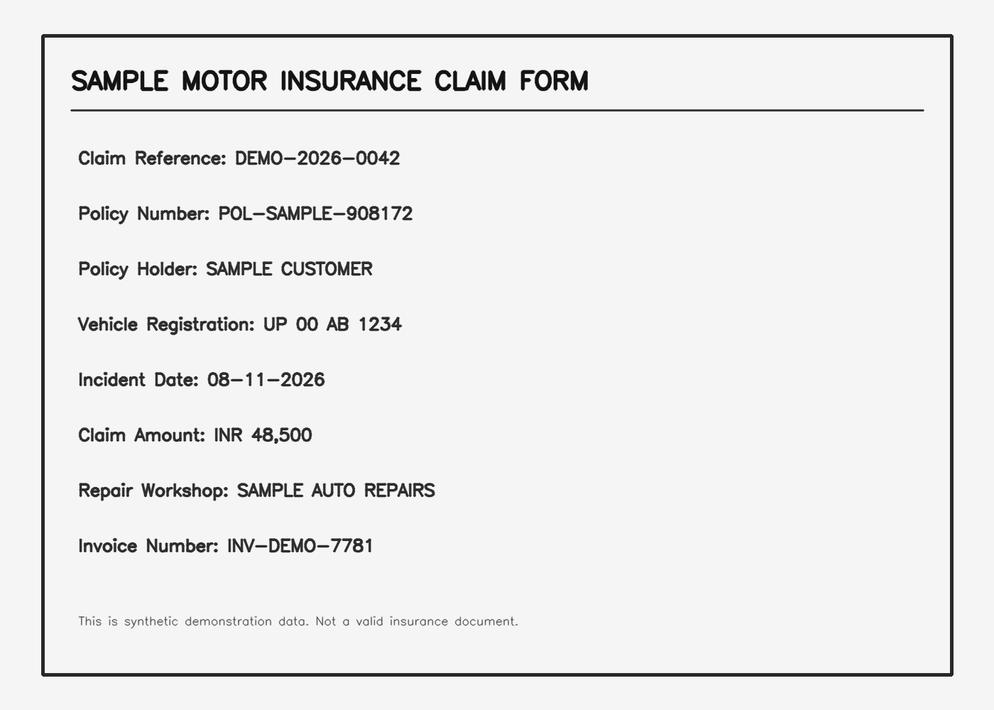
#> input picture dataset/original/sample_synthetic_claim_form.png, 994 x 710 px, shrunk from 1400 x 1000 before the run
$ python -i segmentation.py   (imports and definitions only)
#> lines starting #> are read from the running program, lines starting #| are printed output that depends on the picture; after the words box and inside, x2 and y2 are one past the last pixel; in counts of white or black regions, pixels touching at a corner belong together
"""Phase 4: document region, line, word and character segmentation.

The segmentation functions expect dark text on a light background or a
binary image. Internally, text is normalized to white foreground on black.
"""
from __future__ import annotations

from pathlib import Path
from typing import Any

import cv2
import numpy as np


def _text_foreground(image: np.ndarray) -> np.ndarray:
    if image is None or image.size == 0:
        raise ValueError("image must be a non-empty array")
    if image.ndim == 3:
        image = cv2.cvtColor(image, cv2.COLOR_BGR2GRAY)
    if image.ndim != 2:
        raise ValueError("image must be a 2-D or 3-channel image")
    if image.dtype != np.uint8:
        image = np.clip(image, 0, 255).astype(np.uint8)
    # Binarize then invert: text is white foreground, paper is black.
    _, binary = cv2.threshold(image, 0, 255, cv2.THRESH_BINARY + cv2.THRESH_OTSU)
    return cv2.bitwise_not(binary)


def _remove_page_rules(foreground: np.ndarray) -> np.ndarray:
    """Suppress long table/page rules that otherwise join separate text lines."""
    h, w = foreground.shape
    horizontal_len = max(30, w // 25)
    vertical_len = max(30, h // 25)
    horizontal_kernel = cv2.getStructuringElement(cv2.MORPH_RECT, (horizontal_len, 1))
    vertical_kernel = cv2.getStructuringElement(cv2.MORPH_RECT, (1, vertical_len))
    horizontal_rules = cv2.morphologyEx(foreground, cv2.MORPH_OPEN, horizontal_kernel)
    vertical_rules = cv2.morphologyEx(foreground, cv2.MORPH_OPEN, vertical_kernel)
    rules = cv2.bitwise_or(horizontal_rules, vertical_rules)
    return cv2.subtract(foreground, rules)


def connected_components(
    image: np.ndarray, min_area: int = 3, connectivity: int = 8
) -> list[dict[str, int]]:
    """Return component boxes and areas, filtering tiny specks by min_area."""
    if min_area < 1:
        raise ValueError("min_area must be >= 1")
    if connectivity not in (4, 8):
        raise ValueError("connectivity must be 4 or 8")
    fg = _text_foreground(image)
    count, _, stats, centroids = cv2.connectedComponentsWithStats(
        fg, connectivity=connectivity
    )
    items: list[dict[str, int]] = []
    for label in range(1, count):
        x, y, w, h, area = stats[label]
        if int(area) >= min_area:
            cx, cy = centroids[label]
            items.append({
                "x": int(x), "y": int(y), "width": int(w), "height": int(h),
                "area": int(area), "centroid_x": int(round(cx)),
                "centroid_y": int(round(cy)),
            })
    return sorted(items, key=lambda item: (item["y"], item["x"]))


def find_text_regions(
    image: np.ndarray, min_area: int = 20, min_width: int = 8,
    min_height: int = 5, horizontal_kernel: int = 25, vertical_kernel: int = 1
) -> list[dict[str, int]]:
    """Group nearby character components into approximate text regions/lines."""
    fg = _remove_page_rules(_text_foreground(image))
    if horizontal_kernel < 1 or vertical_kernel < 1:
        raise ValueError("morphology kernel dimensions must be positive")
    kernel = cv2.getStructuringElement(
        cv2.MORPH_RECT, (horizontal_kernel, vertical_kernel)
    )
    joined = cv2.dilate(fg, kernel, iterations=1)
    contours, _ = cv2.findContours(joined, cv2.RETR_EXTERNAL, cv2.CHAIN_APPROX_SIMPLE)
    regions = []
    for contour in contours:
        x, y, w, h = cv2.boundingRect(contour)
        area = int(cv2.countNonZero(fg[y:y+h, x:x+w]))
        if area >= min_area and w >= min_width and h >= min_height:
            regions.append({"x": x, "y": y, "width": w, "height": h, "area": area})
    return sorted(regions, key=lambda item: (item["y"], item["x"]))


def segment_lines(image: np.ndarray, min_line_height: int = 3) -> list[dict[str, Any]]:
    """Segment text lines using horizontal projection profiles."""
    if min_line_height < 1:
        raise ValueError("min_line_height must be >= 1")
    fg = _remove_page_rules(_text_foreground(image))
    projection = np.count_nonzero(fg, axis=1)
    # Ignore thin vertical page borders: a genuine text row contains more
    # foreground pixels than the handful contributed by border remnants.
    active = projection > max(2, int(fg.shape[1] * 0.003))
    lines: list[dict[str, Any]] = []
    start = None
    for idx, is_active in enumerate(active):
        if is_active and start is None:
            start = idx
        elif not is_active and start is not None:
            end = idx
            if end - start >= min_line_height:
                lines.append({
                    "x": 0, "y": int(start), "width": int(fg.shape[1]),
                    "height": int(end-start),
                    "foreground_pixels": int(projection[start:end].sum()),
                })
            start = None
    if start is not None and len(active) - start >= min_line_height:
        end = len(active)
        lines.append({
            "x": 0, "y": int(start), "width": int(fg.shape[1]),
            "height": int(end-start),
            "foreground_pixels": int(projection[start:end].sum()),
        })
    return lines


def segment_words(
    image: np.ndarray, line_boxes: list[dict[str, Any]] | None = None,
    min_gap: int = 5, min_word_width: int = 2
) -> list[dict[str, int]]:
    """Approximate word boxes by vertical projection inside each detected line."""
    if min_gap < 1 or min_word_width < 1:
        raise ValueError("min_gap and min_word_width must be positive")
    fg = _remove_page_rules(_text_foreground(image))
    if line_boxes is None:
        line_boxes = segment_lines(image)
    words: list[dict[str, int]] = []
    for line in line_boxes:
        y, h = int(line["y"]), int(line["height"])
        x0, x1 = max(0, int(line.get("x", 0))), min(fg.shape[1], int(line.get("x", 0)) + int(line.get("width", fg.shape[1])))
        strip = fg[y:y+h, x0:x1]
        if strip.size == 0:
            continue
        projection = np.count_nonzero(strip, axis=0)
        active = projection > 0
        start = None
        for idx, is_active in enumerate(active):
            if is_active and start is None:
                start = idx
            elif not is_active and start is not None:
                end = idx
                if end-start >= min_word_width:
                    words.append({"x": x0+start, "y": y, "width": end-start, "height": h})
                start = None
        if start is not None and len(active)-start >= min_word_width:
            words.append({"x": x0+start, "y": y, "width": len(active)-start, "height": h})
    # Merge neighbouring character runs separated by gaps smaller than min_gap.
    # The initial projection runs are individual glyphs; merge into word groups.
    merged: list[dict[str, int]] = []
    for box in words:
        if merged and box["y"] == merged[-1]["y"] and box["x"] - (merged[-1]["x"]+merged[-1]["width"]) < min_gap:
            right = max(merged[-1]["x"]+merged[-1]["width"], box["x"]+box["width"])
            merged[-1]["width"] = right-merged[-1]["x"]
        else:
            merged.append(box.copy())
    return merged


def segment_characters(
    image: np.ndarray, word_boxes: list[dict[str, int]] | None = None,
    min_area: int = 2
) -> list[dict[str, int]]:
    """Return connected-component character candidates, sorted top-to-bottom."""
    if min_area < 1:
        raise ValueError("min_area must be >= 1")
    fg = _remove_page_rules(_text_foreground(image))
    components = connected_components(cv2.bitwise_not(fg), min_area=min_area, connectivity=8)
    if word_boxes is not None:
        kept = []
        for comp in components:
            cx, cy = comp["centroid_x"], comp["centroid_y"]
            if any(
                box["x"] <= cx < box["x"]+box["width"] and
                box["y"] <= cy < box["y"]+box["height"]
                for box in word_boxes
            ):
                kept.append(comp)
        components = kept
    return components


def draw_boxes(
    image: np.ndarray, boxes: list[dict[str, int]], color: tuple[int, int, int] = (0, 180, 0),
    thickness: int = 2
) -> np.ndarray:
    """Draw segmentation boxes on a copy of the original image."""
    if image.ndim == 2:
        output = cv2.cvtColor(image, cv2.COLOR_GRAY2BGR)
    else:
        output = image.copy()
    for box in boxes:
        x, y = box["x"], box["y"]
        w, h = box["width"], box["height"]
        cv2.rectangle(output, (x, y), (x+w, y+h), color, thickness)
    return output


def save_segmentation_outputs(image: np.ndarray, output_dir: str | Path, prefix: str = "phase4") -> dict[str, Path]:
    """Run segmentation stages and save overlays plus cropped region examples."""
    output = Path(output_dir)
    output.mkdir(parents=True, exist_ok=True)
    regions = find_text_regions(image)
    lines = segment_lines(image)
    words = segment_words(image, lines)
    characters = segment_characters(image, words)
    saved: dict[str, Path] = {}
    stages = {
        "regions": (regions, draw_boxes(image, regions)),
        "lines": (lines, draw_boxes(image, lines, (255, 0, 0))),
        "words": (words, draw_boxes(image, words, (0, 0, 255))),
        "characters": (characters, draw_boxes(image, characters, (0, 180, 0), 1)),
    }
    for name, (boxes, overlay) in stages.items():
        path = output / f"{prefix}_{name}.png"
        if not cv2.imwrite(str(path), overlay):
            raise OSError(f"Could not save {path}")
        saved[name] = path
        # Save coordinate metadata as CSV for reproducible inspection.
        csv_path = output / f"{prefix}_{name}.csv"
        if boxes:
            import csv
            with csv_path.open("w", newline="", encoding="utf-8") as handle:
                writer = csv.DictWriter(handle, fieldnames=list(boxes[0].keys()))
                writer.writeheader()
                writer.writerows(boxes)
        else:
            csv_path.write_text("x,y,width,height\n", encoding="utf-8")
        saved[f"{name}_csv"] = csv_path
    return saved

>>> import cv2
>>> picture = cv2.imread('../../../dataset/original/sample_synthetic_claim_form.png')
#> picture is the input picture: shape (710, 994, 3); min 0, max 255, mean 235.5
>>> result = save_segmentation_outputs(picture, 'out.png')
#> in _text_foreground, `_, binary = cv2.threshold(image, 0, 255, cv2.THRESH_BINARY + cv2.THRES..`:
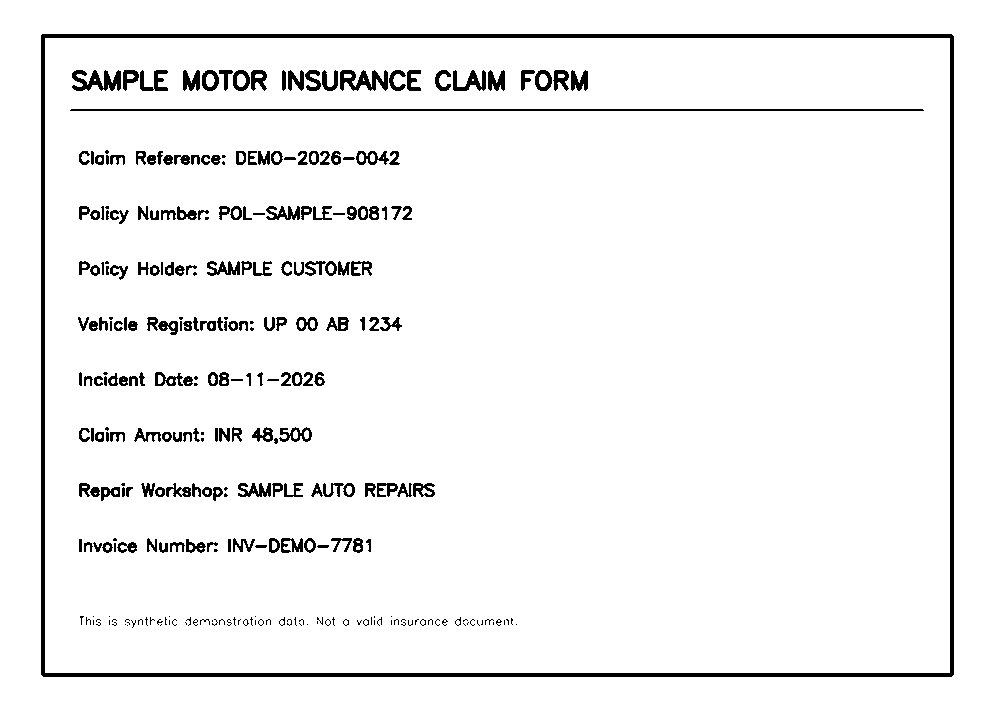
#> binary: shape (710, 994); 95.1% white; 300 black regions (104 under 20 px), largest, box (x1, y1, x2, y2) and area: (41, 34, 954, 677) 12374, (70, 109, 924, 111) 1706, (72, 70, 121, 91) 605
#> in _remove_page_rules, `h, w = foreground.shape`: h = 710; w = 994
#> in _remove_page_rules, `horizontal_len = max(30, w // 25)`: horizontal_len = 39
#> in _remove_page_rules, `vertical_len = max(30, h // 25)`: vertical_len = 30
#> in _remove_page_rules, `vertical_kernel = cv2.getStructuringElement(cv2.MORPH_RECT, (1, vertic..`: vertical_kernel = 30 values from 1 to 1
#> in find_text_regions, `joined = cv2.dilate(fg, kernel, iterations=1)`:
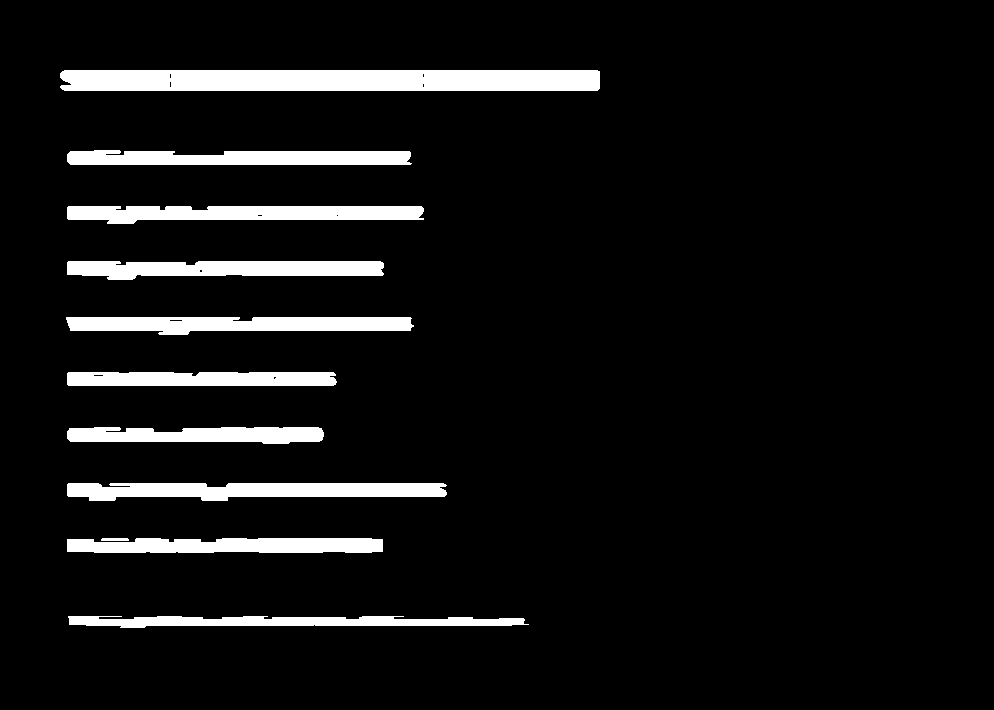
#> joined: shape (710, 994); 7.3% white; 11 white regions
#> in find_text_regions, `contours, _ = cv2.findContours(joined, cv2.RETR_EXTERNAL, cv2.CHAIN_AP..`: contours = 11 contours; largest, box (x1, y1, x2, y2) and area: (60, 70, 600, 91) 10718, (67, 483, 447, 501) 4950, (67, 206, 424, 224) 4594, (66, 317, 414, 335) 4501, (67, 261, 384, 280) 4348
#> the loop in find_text_regions, `for contour in contours:` made 11 passes
#> (x, y, w, h, area) on passes 1, 2, 4, 5, 6, 7, 8, 9: (68, 616, 461, 12, 749), (67, 538, 316, 15, 1678), (67, 483, 380, 18, 2339), (67, 427, 257, 17, 1383), (67, 372, 270, 14, 1370), (66, 317, 348, 18, 1918), (67, 261, 317, 19, 1862), (67, 206, 357, 18, 2001)
#> after the loop in find_text_regions, `for contour in contours:`: regions = 10 items
#> in segment_lines, `projection = np.count_nonzero(fg, axis=1)`: projection = 710 values, max 307 at index 73, min 0 at index 0, mean 28.91
#> after the loop in segment_lines, `for idx, is_active in enumerate(active):`: end = 626; lines = 10 items
#> the loop in segment_words, `for line in line_boxes:` made 10 passes
#> (y, h) on passes 1 to 8: (70, 21), (151, 14), (206, 18), (261, 18), (317, 18), (372, 14), (427, 16), (483, 18)
#> after the loop in segment_words, `for line in line_boxes:`: end = 517; words = 222 items
#> the loop in segment_words, `for box in words:` made 222 passes
#> (box, right) on passes 2, 3, 5, 6, 8, 9, 10, 11: ({'x': 123, 'y': 70, 'width': 16, 'height': 21}, 139), ({'x': 140, 'y': 70, 'width': 28, 'height': 21}, 168), ({'x': 202, 'y': 70, 'width': 48, 'height': 21}, 250), ({'x': 251, 'y': 70, 'width': 16, 'height': 21}, 267), ({'x': 288, 'y': 70, 'width': 16, 'height': 21}, 304), ({'x': 305, 'y': 70, 'width': 16, 'height': 21}, 321), ({'x': 322, 'y': 70, 'width': 16, 'height': 21}, 338), ({'x': 340, 'y': 70, 'width': 48, 'height': 21}, 388)
#> after the loop in segment_words, `for box in words:`: merged = 51 items
#> in connected_components, `count, _, stats, centroids = cv2.connectedComponentsWithStats( fg, con..`: count = 299; stats = 299 rows, first 6: [0, 0, 994, 710, 685214], [72, 70, 49, 21, 605], [123, 70, 16, 21, 181], [140, 70, 28, 21, 293], [183, 70, 17, 21, 253], [202, 70, 17, 21, 201]; centroids = 299 pairs, first value 80 to 579, second value 76.93 to 625
#> the loop in connected_components, `for label in range(1, count):` made 298 passes
#> (x, y, w, h, area, cx, cy) on passes 1 to 8: (72, 70, 49, 21, 605, 96.95, 80.55), (123, 70, 16, 21, 181, 129.1, 77.54), (140, 70, 28, 21, 293, 153.1, 81.11), (183, 70, 17, 21, 253, 191, 80.66), (202, 70, 17, 21, 201, 209.7, 80.04), (219, 70, 14, 21, 118, 225.4, 76.93), (233, 70, 17, 21, 198, 240.7, 80), (251, 70, 16, 21, 215, 257.9, 78.86)
#> the loop in draw_boxes, `for box in boxes:` made 10 passes
#> box on passes 1, 10: {'x': 60, 'y': 70, 'width': 540, 'height': 21, 'area': 5220}, {'x': 68, 'y': 616, 'width': 461, 'height': 12, 'area': 749}
#> call 2 of draw_boxes, with color = (255, 0, 0), thickness = 2
#> the loop in draw_boxes (call 2), `for box in boxes:` made 10 passes
#> after the loop in draw_boxes (call 2), `for box in boxes:`:
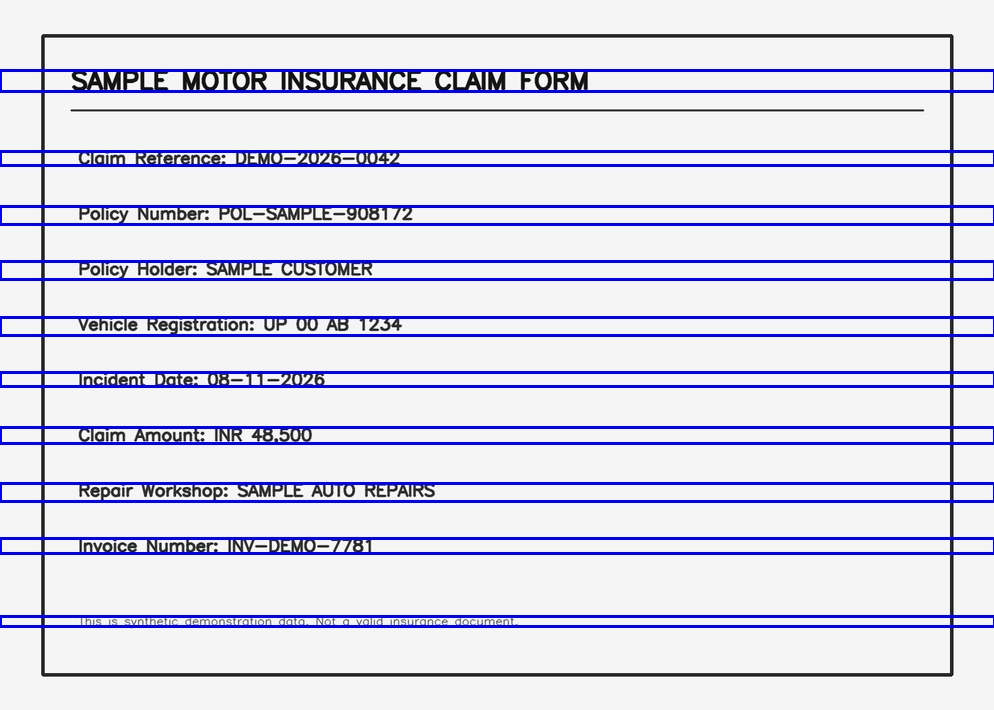
#> output: shape (710, 994, 3); 8.51% of pixels changed, all inside (x1, y1, x2, y2) = (0, 69, 994, 628)
#> call 3 of draw_boxes, with color = (0, 0, 255), thickness = 2
#> the loop in draw_boxes (call 3), `for box in boxes:` made 51 passes
#> box on passes 1 to 8: {'x': 72, 'y': 70, 'width': 96, 'height': 21}, {'x': 183, 'y': 70, 'width': 84, 'height': 21}, {'x': 282, 'y': 70, 'width': 139, 'height': 21}, {'x': 435, 'y': 70, 'width': 70, 'height': 21}, {'x': 521, 'y': 70, 'width': 67, 'height': 21}, {'x': 79, 'y': 151, 'width': 46, 'height': 14}, {'x': 136, 'y': 151, 'width': 90, 'height': 14}, {'x': 236, 'y': 151, 'width': 164, 'height': 14}
#> after the loop in draw_boxes (call 3), `for box in boxes:`:
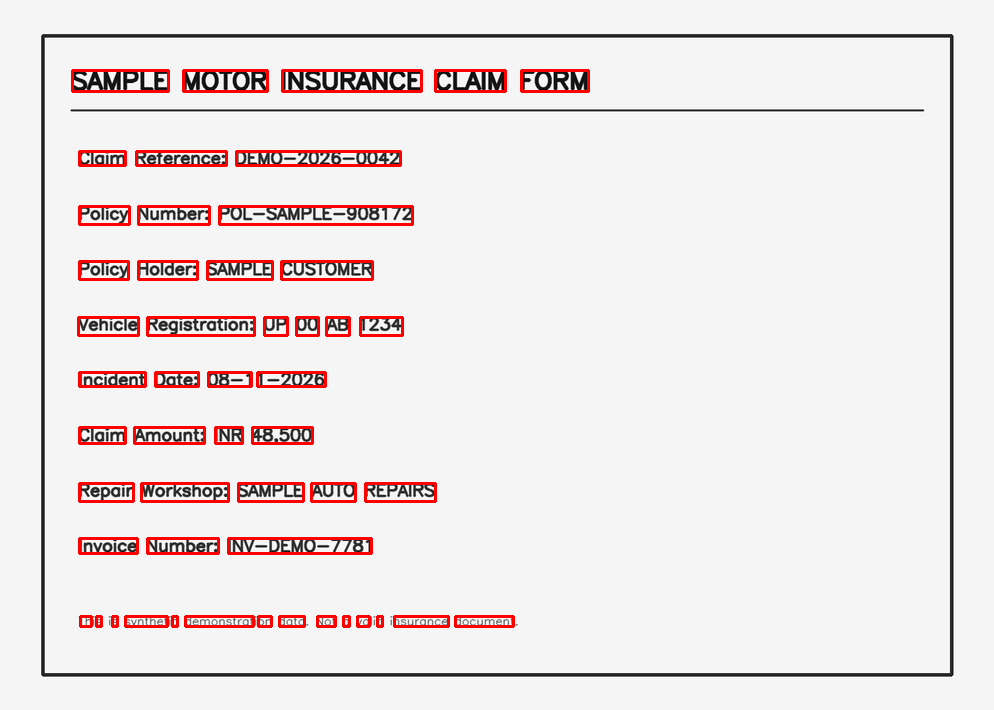
#> output: shape (710, 994, 3); 3.14% of pixels changed, all inside (x1, y1, x2, y2) = (71, 69, 590, 628)
#> call 4 of draw_boxes, with color = (0, 180, 0), thickness = 1
#> after the loop in draw_boxes (call 4), `for box in boxes:`:
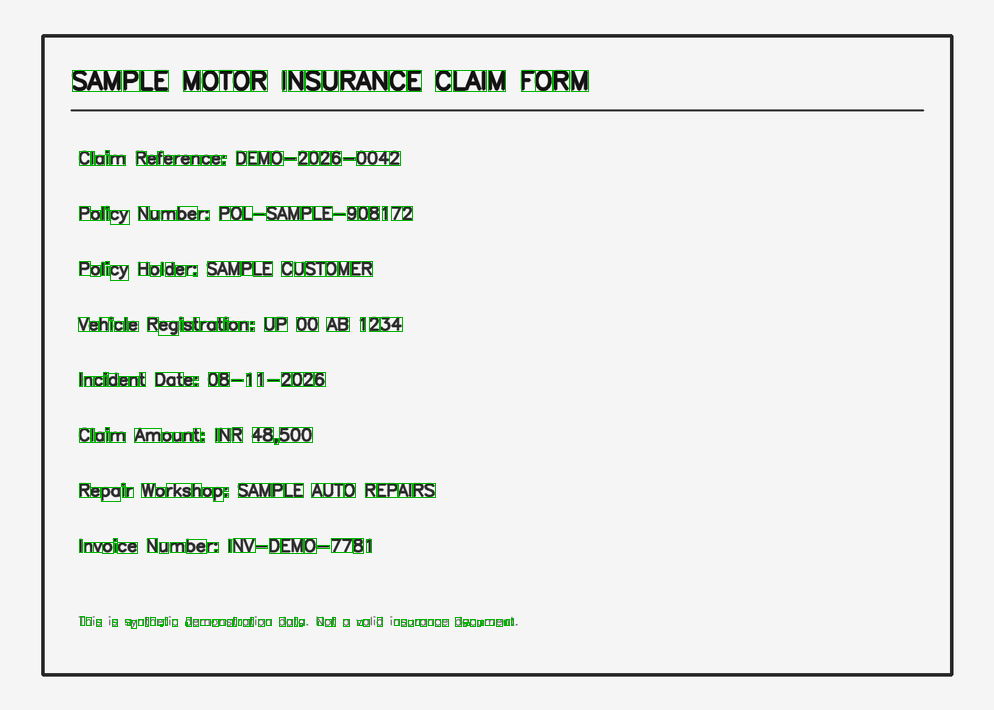
#> output: shape (710, 994, 3); 1.6% of pixels changed, all inside (x1, y1, x2, y2) = (72, 70, 589, 629)
#> the loop in save_segmentation_outputs, `for name, (boxes, overlay) in stages.items():` made 4 passes
